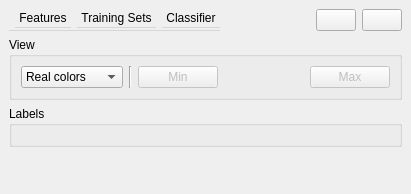
<?xml version="1.0" encoding="UTF-8"?>
<ui version="4.0">
 <class>Classification</class>
 <widget class="QDockWidget" name="Classification">
  <property name="geometry">
   <rect>
    <x>0</x>
    <y>0</y>
    <width>411</width>
    <height>194</height>
   </rect>
  </property>
  <property name="sizePolicy">
   <sizepolicy hsizetype="Preferred" vsizetype="Minimum">
    <horstretch>0</horstretch>
    <verstretch>0</verstretch>
   </sizepolicy>
  </property>
  <property name="windowTitle">
   <string>Classification</string>
  </property>
  <widget class="QWidget" name="dockWidgetContents">
   <layout class="QVBoxLayout" name="verticalLayout_2">
    <item>
     <layout class="QHBoxLayout" name="horizontalLayout">
      <item>
       <widget class="QMenuBar" name="menubar">
        <widget class="QMenu" name="features_menu">
         <property name="title">
          <string>Features</string>
         </property>
        </widget>
        <widget class="QMenu" name="training_menu">
         <property name="title">
          <string>Training Sets</string>
         </property>
        </widget>
        <widget class="QMenu" name="classifier_menu">
         <property name="title">
          <string>Classifier</string>
         </property>
        </widget>
        <addaction name="features_menu"/>
        <addaction name="training_menu"/>
        <addaction name="classifier_menu"/>
       </widget>
      </item>
      <item>
       <spacer name="horizontalSpacer_2">
        <property name="orientation">
         <enum>Qt::Horizontal</enum>
        </property>
        <property name="sizeHint" stdset="0">
         <size>
          <width>40</width>
          <height>20</height>
         </size>
        </property>
       </spacer>
      </item>
      <item>
       <widget class="QPushButton" name="help">
        <property name="text">
         <string/>
        </property>
        <property name="icon">
         <iconset resource="../../cgallab.qrc">
          <normaloff>:/cgal/icons/resources/help_button.png</normaloff>:/cgal/icons/resources/help_button.png</iconset>
        </property>
       </widget>
      </item>
      <item>
       <widget class="QPushButton" name="close">
        <property name="text">
         <string/>
        </property>
        <property name="icon">
         <iconset resource="../../cgallab.qrc">
          <normaloff>:/cgal/icons/check-off.png</normaloff>:/cgal/icons/check-off.png</iconset>
        </property>
       </widget>
      </item>
     </layout>
    </item>
    <item>
     <widget class="QGroupBox" name="view">
      <property name="title">
       <string>View</string>
      </property>
      <layout class="QHBoxLayout" name="horizontalLayout_3">
       <item>
        <widget class="QComboBox" name="display">
         <property name="currentIndex">
          <number>0</number>
         </property>
         <item>
          <property name="text">
           <string>Real colors</string>
          </property>
         </item>
         <item>
          <property name="text">
           <string>Classification</string>
          </property>
         </item>
         <item>
          <property name="text">
           <string>Training sets</string>
          </property>
         </item>
        </widget>
       </item>
       <item>
        <widget class="Line" name="line_3">
         <property name="orientation">
          <enum>Qt::Vertical</enum>
         </property>
        </widget>
       </item>
       <item>
        <widget class="QPushButton" name="minDisplay">
         <property name="enabled">
          <bool>false</bool>
         </property>
         <property name="text">
          <string>Min</string>
         </property>
         <property name="checkable">
          <bool>false</bool>
         </property>
        </widget>
       </item>
       <item>
        <spacer name="horizontalSpacer">
         <property name="orientation">
          <enum>Qt::Horizontal</enum>
         </property>
         <property name="sizeHint" stdset="0">
          <size>
           <width>65</width>
           <height>20</height>
          </size>
         </property>
        </spacer>
       </item>
       <item>
        <widget class="QPushButton" name="maxDisplay">
         <property name="enabled">
          <bool>false</bool>
         </property>
         <property name="text">
          <string>Max</string>
         </property>
        </widget>
       </item>
      </layout>
     </widget>
    </item>
    <item>
     <widget class="QGroupBox" name="frame">
      <property name="sizePolicy">
       <sizepolicy hsizetype="Expanding" vsizetype="Expanding">
        <horstretch>0</horstretch>
        <verstretch>0</verstretch>
       </sizepolicy>
      </property>
      <property name="title">
       <string>Labels</string>
      </property>
      <layout class="QVBoxLayout" name="verticalLayout">
       <item>
        <layout class="QGridLayout" name="labelGrid">
         <property name="sizeConstraint">
          <enum>QLayout::SetDefaultConstraint</enum>
         </property>
        </layout>
       </item>
      </layout>
     </widget>
    </item>
    <item>
     <spacer name="verticalSpacer">
      <property name="orientation">
       <enum>Qt::Vertical</enum>
      </property>
      <property name="sizeHint" stdset="0">
       <size>
        <width>20</width>
        <height>12</height>
       </size>
      </property>
     </spacer>
    </item>
   </layout>
  </widget>
 </widget>
 <resources>
  <include location="../../cgallab.qrc"/>
 </resources>
 <connections/>
</ui>
